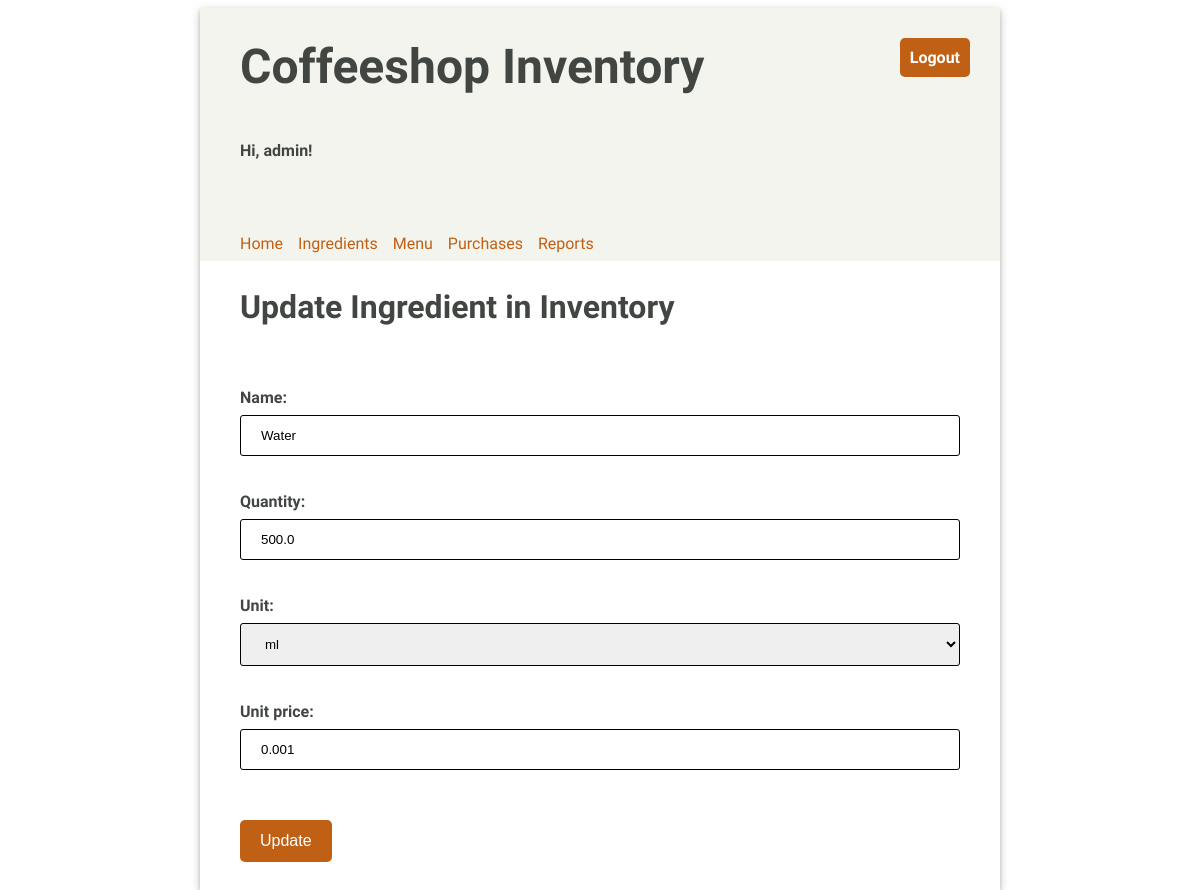
Page /ingredients/update/3 (signed in) on the earlier database version.
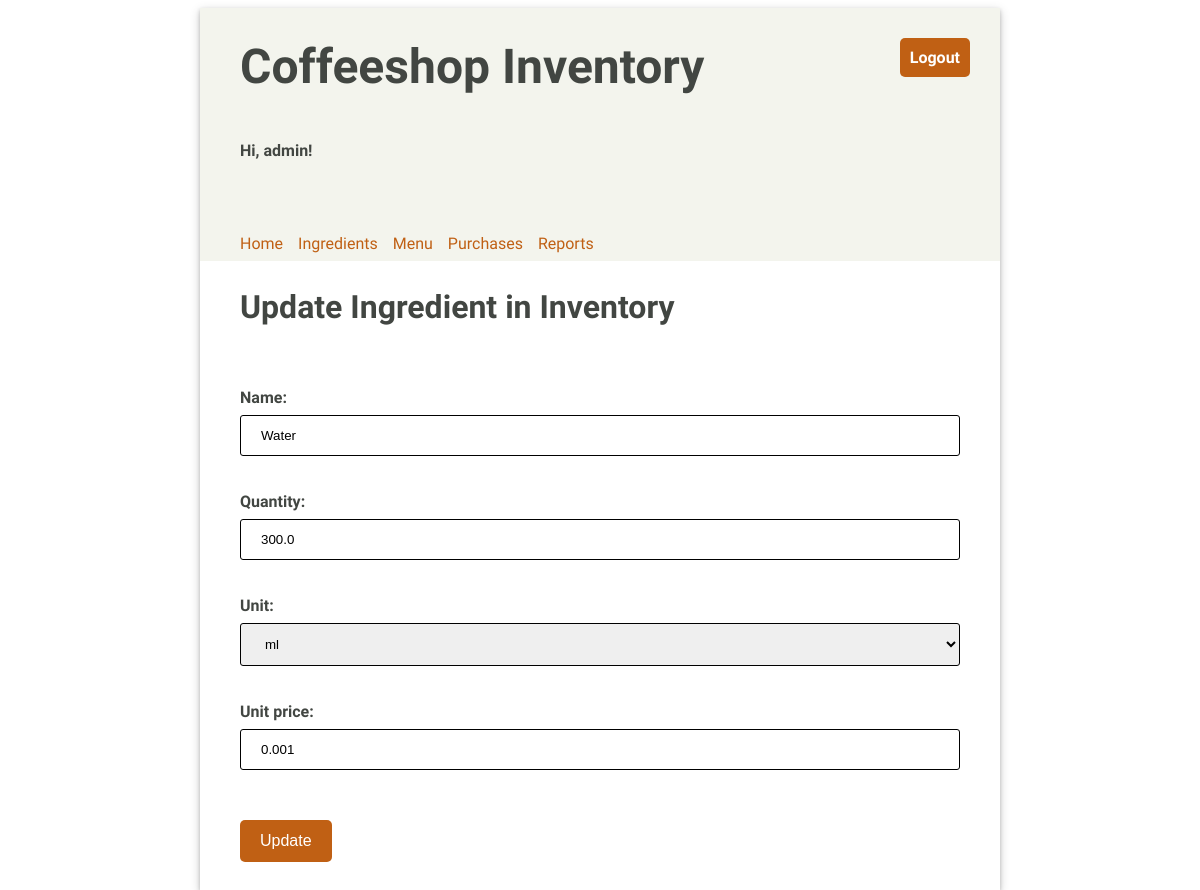
Same page on the later database version.
### inventory/models.py (models this page shows, shortened)
class Ingredient(models.Model):
    UNIT_CHOICES = [
        ('--', '--'),
        ('pc.', 'pc.'),
        ('g', 'g'),
        ('ml', 'ml'),
        ('tbsp', 'tbsp'),
        ('tsp', 'tsp'),
    ]
    name = models.CharField(max_length=100, unique=True)
    quantity = models.FloatField(default=0)
    unit = models.CharField(max_length=4, choices=UNIT_CHOICES, default='--')
    unit_price = models.FloatField(default=0)

### inventory/views.py (the view)
# urls.py: path('ingredients/update/<pk>', views.IngredientUpdate.as_view(), name='ingredientupdate'),
class IngredientUpdate(UpdateView):
    model = Ingredient
    template_name = 'inventory/ingredient_update.html'
    form_class = IngredientForm

### inventory/forms.py
class IngredientForm(forms.ModelForm):
    class Meta:
        model = Ingredient
        fields = "__all__"

### inventory/templates/inventory/ingredient_update.html (shortened to what this page needs)
{% extends 'base.html' %}
{% load static %}
{% block content %}
    <h2>Update Ingredient in Inventory</h2>
    <form method="post" class="flex-form">
        {{ form.as_p }}
        <input type="submit" value="Update"/>
    </form>
{% endblock %}

Differences in the rows shown:
changed Ingredient "Water": quantity "500.0" → "300.0"
